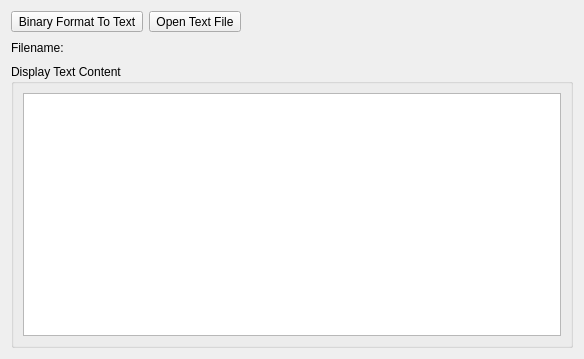
<?xml version="1.0" encoding="UTF-8"?>
<ui version="4.0">
 <class>PlotTransToTextDialog</class>
 <widget class="QDialog" name="PlotTransToTextDialog">
  <property name="geometry">
   <rect>
    <x>0</x>
    <y>0</y>
    <width>584</width>
    <height>359</height>
   </rect>
  </property>
  <property name="windowTitle">
   <string>Dialog</string>
  </property>
  <layout class="QVBoxLayout" name="verticalLayout_2">
   <item>
    <layout class="QHBoxLayout" name="horizontalLayout">
     <item>
      <widget class="QToolButton" name="openBinFileBtn">
       <property name="text">
        <string>Binary Format To Text</string>
       </property>
      </widget>
     </item>
     <item>
      <widget class="QToolButton" name="openTextBtn">
       <property name="text">
        <string>Open Text File</string>
       </property>
      </widget>
     </item>
     <item>
      <spacer name="horizontalSpacer">
       <property name="orientation">
        <enum>Qt::Horizontal</enum>
       </property>
       <property name="sizeHint" stdset="0">
        <size>
         <width>40</width>
         <height>20</height>
        </size>
       </property>
      </spacer>
     </item>
    </layout>
   </item>
   <item>
    <layout class="QHBoxLayout" name="horizontalLayout_2">
     <item>
      <widget class="QLabel" name="FileNameLab">
       <property name="text">
        <string>Filename: </string>
       </property>
      </widget>
     </item>
     <item>
      <spacer name="horizontalSpacer_2">
       <property name="orientation">
        <enum>Qt::Horizontal</enum>
       </property>
       <property name="sizeHint" stdset="0">
        <size>
         <width>40</width>
         <height>20</height>
        </size>
       </property>
      </spacer>
     </item>
    </layout>
   </item>
   <item>
    <widget class="QGroupBox" name="dispGpbox">
     <property name="title">
      <string>Display Text Content</string>
     </property>
     <layout class="QVBoxLayout" name="verticalLayout">
      <item>
       <widget class="QTextEdit" name="textEdit"/>
      </item>
     </layout>
    </widget>
   </item>
  </layout>
 </widget>
 <resources/>
 <connections/>
</ui>
